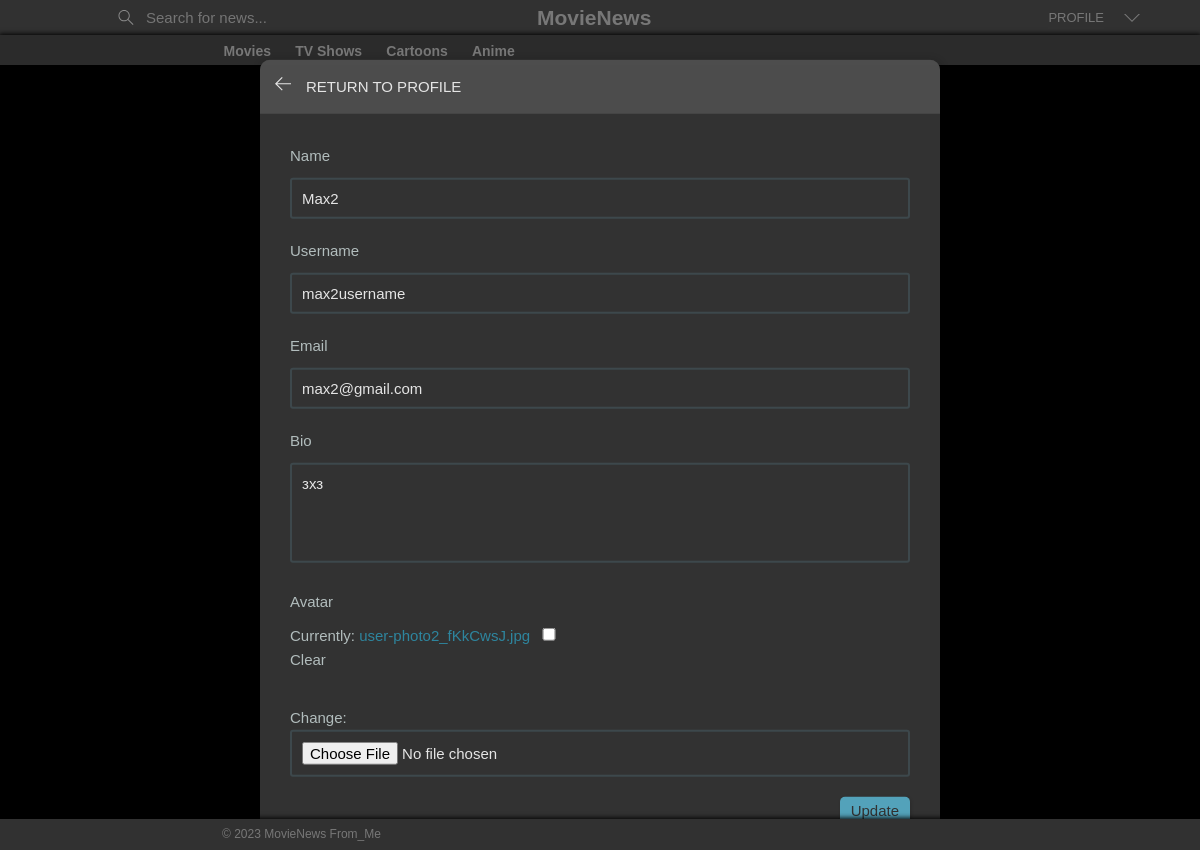
/update-user/ (signed in), run on the app's committed database.
### base/models.py (models this page shows, shortened)
class Topic(models.Model):
    name = models.CharField(max_length=200)

class User(AbstractUser):
    name = models.CharField(max_length=200, null=True)
    email = models.EmailField(unique=True, null=True)
    bio = models.TextField(null=True)
    avatar = models.ImageField(null=True, default="avatar.svg", blank=True)
    moderator = models.BooleanField(default=False)
    USERNAME_FIELD = 'email'
    REQUIRED_FIELDS = []

### base/views.py (the view, shortened to what this page needs)
# urls.py: path('update-user/', views.updateUser, name="update-user"),
@login_required(login_url='login')
def updateUser(request):
    user = request.user
    form = UserForm(instance=user)
    topics = Topic.objects.all()
    context = {'form': form, 'topics': topics}
    return render(request, 'base/update-user.html', context)

### base/forms.py
class UserForm(ModelForm):
    class Meta:
        model = User
        fields = ['name', 'username', 'email', 'bio' , 'avatar']  # for updating user info

### base/templates/base/update-user.html (shortened to what this page needs)
{% extends 'main.html' %}
{% load static %}
{% block content %}
<main class="update-account layout">
    <div class="container">
        <div class="layout__box">
          <div class="layout__boxHeader">
              <div class="layout__boxTitle">
                  <a href="{% url 'user-profile' user.id %}">
                      <svg version="1.1" xmlns="http://www.w3.org/2000/svg" width="32" height="32"
                          viewBox="0 0 32 32">
                          <title>arrow-left</title>
                          <path
                              d="M13.723 2.286l-13.723 13.714 13.719 13.714 1.616-1.611-10.96-10.96h27.625v-2.286h-27.625l10.965-10.965-1.616-1.607z">
                          </path>
                      </svg>
                  </a>
                  <h3>return to profile</h3>
              </div>
          </div>
          <div class="layout__body">
            <form class="form" action="" method="POST" enctype="multipart/form-data">
              {% for field in form %}
              <div class="form__group">
                  <label for="profile_pic">{{field.label}}</label>
                  {{field}}
              </div>
              {% endfor %}
              <div class="form__action">
                  <button class="btn btn--main" type="submit">Update</button>
              </div>
            </form>
          </div>
      </div>
    </div>
</main>
{% endblock content %}

### templates/navbar.html (shortened to what this page needs)
{% load static %}
<header class="header header--loggedIn">
  <div class="container">
    <a href="{% url 'home' %}" class="header__logo">
      <h1>MovieNews</h1>
    </a>
    <form class="header__search" method="GET" action="{% url 'home' %}">
      <label>
        <input name="q" placeholder="Search for news..."/>
      </label>
    </form>
    <nav class="header__menu">
      {% if request.user.is_authenticated %}
      <div class="header__user">
        <a href="{% url 'user-profile' request.user.id %}">
          <p>Profile</p>
        </a>
        <button class="dropdown-button">
          <svg version="1.1" xmlns="http://www.w3.org/2000/svg" width="32" height="32" viewBox="0 0 32 32">
            <title>chevron-down</title>
            <path d="M16 21l-13-13h-3l16 16 16-16h-3l-13 13z"></path>
          </svg>
        </button>
      </div>
      {% else %}
      <a href="{% url 'login' %}">
        <p>Login</p>
      </a>
      {% endif %}
    </nav>
  </div>
  <div class="b-topnav_wrapper shm">
    <nav class="b-topnav b-wrapper">
      <ul class="b-topnav__list">
        {% for topic in topics|slice:":4"  %}
        <li>
          <a href="{% url 'home' %}?q={{topic.name}}" class="b-topnav__item-link {% if selected_topic == topic.name %}active{% endif %}">
            {{topic.name}}
          </a>
        </li>
        {% endfor %}
      </ul>
    </nav>
  </div>
</header>

### base/templates/base/update-user.html (style rules this page uses)
body { background-color: rgb(0, 0, 0); }

### data on the page
Topic: name "Movies"
Topic: name "TV Shows"
Topic: name "Сartoons"
Topic: name "Anime"
User: form "Max2" "max2username" "max2@gmail.com" "зхз"

### other printed values
{{ field.label }} "Name" "Username" "Email" "Bio" "Avatar"
